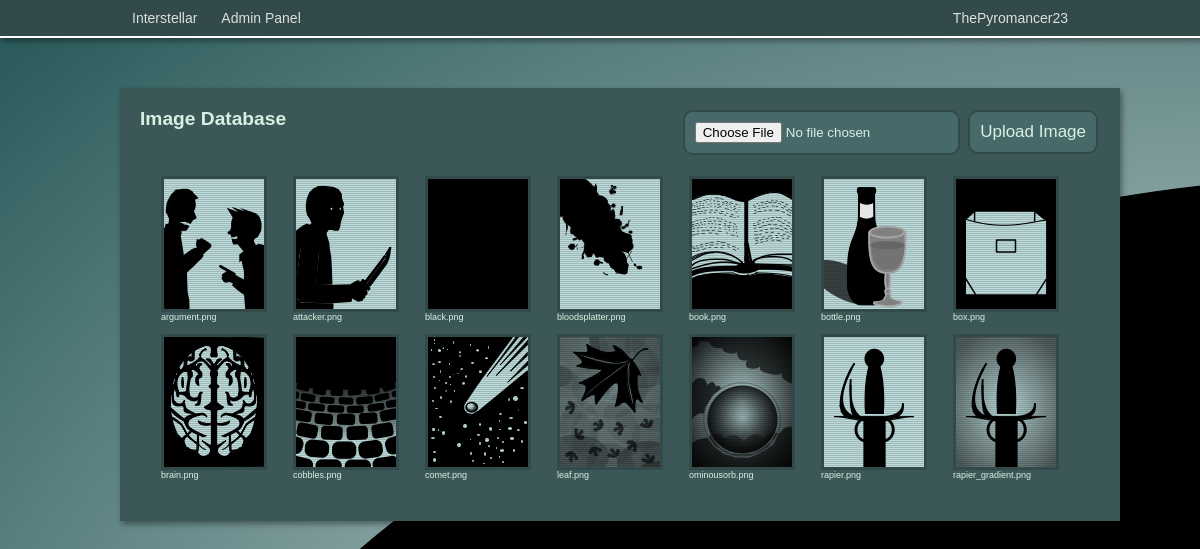
Page /admin/images (signed in) on the committed database.
### app/models.py (models this page shows, shortened)
class User(UserMixin, db.Model):
    id = db.Column(db.Integer, primary_key=True)
    username = db.Column(db.String(64), index=True, unique=True)
    email = db.Column(db.String(120), index=True, unique=True)
    password_hash = db.Column(db.String(128))
    privilege_level = db.Column(db.Integer, default=1)
    last_online = db.Column(db.DateTime, default=datetime.utcnow)
    created_storylets = db.relationship('Storylet', backref='author', lazy='dynamic')
    current_hand = db.relationship('Hand', backref='user', lazy='dynamic')

class Image(db.Model):
    id = db.Column(db.Integer, primary_key=True)
    name = db.Column(db.String)

### app/admin/routes.py (the view, shortened to what this page needs)
@bp.route('/images', methods=['GET', 'POST'])
@login_required
def images():
    if current_user.privilege_level > 1:
        image = db.session.query(Image).order_by(Image.name).all()
        return render_template('images.html', images=image)
    else:
        return redirect(url_for('index'))

### app/models.py (called while the page is built)
@login.user_loader
def load_user(id):
    return User.query.get(int(id))

### app/routes.py (called while the page is built)
@app.before_request
def before_request():
    if current_user.is_authenticated:
        current_user.last_online = datetime.utcnow()
        db.session.commit()

### app/admin/templates/images.html (shortened to what this page needs)
<!DOCTYPE html>
<html>
<head>
    <link rel="stylesheet" href="{{ url_for('admin.static', filename='css/admin.css') }}">
</head>
<body>
{% include 'navbar.html' %}
<div class="pageblock"></div>
<div style="width: 960px; margin: auto;">
    <div style="width: 960px;" class="storylet-column game boxshadow">
        <form method=post enctype=multipart/form-data style="float: right;">
            <input type=file name=file class="adm-btn-link" style="float: none;">
            <input type=submit value="Upload Image" class="adm-btn-link" style="float: none; font-family: arial; font-size: 17px">
        </form>
        <h2 style="margin-bottom: 40px;">Image Database</h2>
        <div id="all-images-panel" class="image-container">
            {% for image in images %}
            <div class="image-object ">
                <a href="{{ url_for('admin.delete_image', id=image.id) }}" class="confirmation">
                    <div  class="storylet-img-cont tooltip">
                        <img class="digitaleffect" src="{{ url_for('static', filename='images/' + image.name) }}">
                    </div>
                </a>
                <p class="image-name">{{ image.name }}</p>
            </div>
            {% endfor %}
        </div>
    </div>
</body>
</html>

### app/templates/navbar.html (shortened to what this page needs)
<div class="navbar boxshadow">
    <div class="navbar-inner">
        <a class="nav-link" href="{{ url_for('index') }}">Interstellar</a>
        {% if current_user.is_authenticated %}
            <div class="dropdown-container">
                <div class="ddbtn nav-link">{{current_user.username}}</div>
                </div>
            </div>
            {% if current_user.privilege_level > 1 %}
            <div style="float: left;" class="dropdown-container">
                <a href="{{ url_for('admin.admin') }}"><div class="ddbtn nav-link">Admin Panel</div></a>
                </div>
            </div>
            {% endif %}
        {% endif %}

### app/admin/static/css/admin.css (style rules this page uses)
.navbar { width: 100%; overflow: hidden; border-bottom: solid white 2px; background: #324A4A; }
.navbar-inner { margin: auto; width: 960px; }
.nav-link { float: left; color: #f2f2f2e1; text-align: center; text-decoration: none; padding: 10px 12px; font-size: 14px; }
.dropdown-container { float: right; overflow: hidden; }
.pageblock { height: 50px; width: 100%; }
* { margin: 0; }
.game { background-color: #3C5757; }
body { font-family: arial; background: black url("images/background.png") no-repeat; color: rgb(218, 239, 227); }
.boxshadow { box-shadow: 2px 3px 6px rgba(0, 0, 0, 0.4); }
.digitaleffect { background: #CFE5E8 url("images/digitaleffect.gif") repeat scroll 0% 0%; }
h2 { font-size: 1.2em; font-weight:bold; }
.adm-btn-link { background-color: #486969; border-radius: 10px; text-decoration: none; padding: 10px; margin: 2px; color:rgb(218, 239, 227); float: right; border-style: solid; border-width: 2px; border-color:#324A4A }
.storylet-column { padding: 20px; float: left; }
.storylet-img-cont { background:#CFE5E8; border:#324A4A; border-style: solid; border-width: 3px; width: 100px; height: 130px; }
.image-container { display: flex; padding-left: 15px; padding-right: 15px; padding-bottom: 15px; flex-wrap: wrap; }
.image-object { padding: 6px; position: relative; }
.image-name { width: 120px; overflow: hidden; white-space: nowrap; text-overflow: ellipsis; font-size: 9px; }
.tooltip { text-decoration: none; }

### rows in the picture
User: username "ThePyromancer23"
Image: name (picture), name "argument.png"
Image: name (picture), name "attacker.png"
Image: name (picture), name "black.png"
Image: name (picture), name "bloodsplatter.png"
Image: name (picture), name "book.png"
Image: name (picture), name "bottle.png"
Image: name (picture), name "box.png"
Image: name (picture), name "brain.png"
Image: name (picture), name "cobbles.png"
Image: name (picture), name "comet.png"
Image: name (picture), name "leaf.png"
Image: name (picture), name "ominousorb.png"
Image: name (picture), name "rapier.png"
Image: name (picture), name "rapier_gradient.png"
